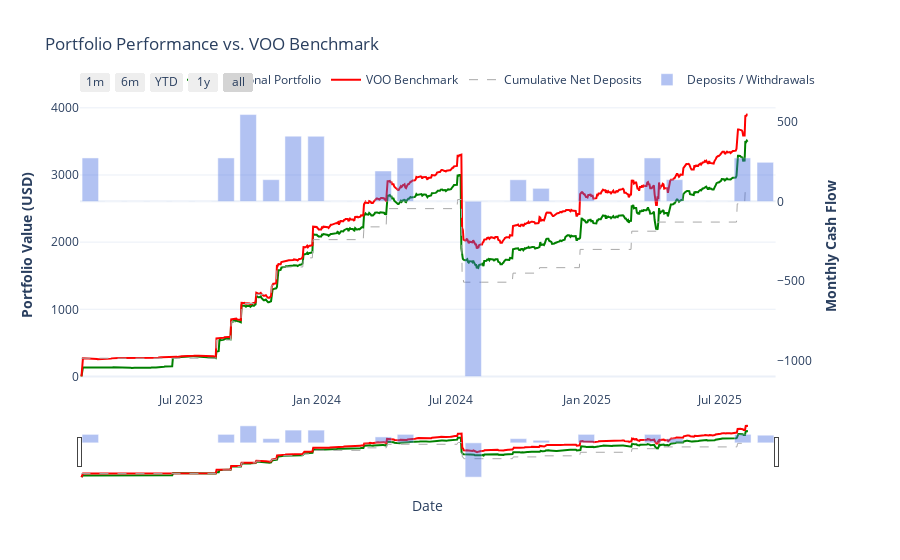

This figure's notebook cell:
### Markdown cell above
### Visualize Portfolio & Benchmark Performance

### Code cell
# --- 1. Prepare data for the chart ---
# Resample the daily net deposits to get the total for each month
monthly_deposits = benchmark_results["NetDeposit"].resample("ME").sum()

# --- 2. Create the Plotly Figure ---
fig = make_subplots(specs=[[{"secondary_y": True}]])

# --- 3. Add Traces to the Figure ---

# Trace 1: Personal Portfolio Value
fig.add_trace(
    go.Scatter(
        x=portfolio_value.index,
        y=portfolio_value,
        mode="lines",
        name="Personal Portfolio",
        line=dict(color="green", width=2),
    ),
    secondary_y=False,
)

# Trace 2: Benchmark Value
fig.add_trace(
    go.Scatter(
        x=benchmark_results.index,
        y=benchmark_results["TotalValue"],
        mode="lines",
        name=f"{config.BENCHMARK_INDEX} Benchmark",
        line=dict(color="red", width=2),
    ),
    secondary_y=False,
)

# Trace 3: Cumulative Net Deposits
fig.add_trace(
    go.Scatter(
        x=benchmark_results.index,
        y=benchmark_results["NetDeposit"].cumsum(),
        mode="lines",
        name="Cumulative Net Deposits",
        line=dict(color="darkgrey", width=1, dash="dash"),
    ),
    secondary_y=False,
)

# Trace 4: Monthly Deposits/Withdrawals (on secondary y-axis)
fig.add_trace(
    go.Bar(
        x=monthly_deposits.index,
        y=monthly_deposits,
        name="Deposits / Withdrawals",
        marker_color="royalblue",
        opacity=0.4,
    ),
    secondary_y=True,
)

# --- 5. Update Layout and Styling ---
fig.update_layout(
    title_text=f"Portfolio Performance vs. {config.BENCHMARK_INDEX} Benchmark",
    template="plotly_white",
    barmode="relative",
    legend=dict(orientation="h", yanchor="bottom", y=1.02, xanchor="right", x=1),
    xaxis=dict(
        title="Date",
        rangeselector=dict(
            buttons=list(
                [
                    dict(count=1, label="1m", step="month", stepmode="backward"),
                    dict(count=6, label="6m", step="month", stepmode="backward"),
                    dict(count=1, label="YTD", step="year", stepmode="todate"),
                    dict(count=1, label="1y", step="year", stepmode="backward"),
                    dict(step="all"),
                ]
            )
        ),
        rangeslider=dict(visible=True),
        type="date",
    ),
)

# Update Y-Axes Titles
fig.update_yaxes(
    title_text=f"<b>Portfolio Value ({config.BASE_CURRENCY})</b>", secondary_y=False
)
fig.update_yaxes(
    title_text="<b>Monthly Cash Flow</b>",
    secondary_y=True,
    showgrid=False,
    layer="below traces",
)

fig.show()

### Figure 1 — Plotly figure (JSON) as saved in the notebook; plotly's stock layout.template omitted (floating-point values rounded to 4 significant figures; data arrays with more than 128 entries replaced by an {"elided": "..."} marker saying what was removed)
{"data": [{"line": {"color": "green", "width": 2}, "mode": "lines", "name": "Personal Portfolio", "type": "scatter", "x": {"elided": "904 str values"}, "xaxis": "x", "y": {"elided": "904 float values"}, "yaxis": "y"}, {"line": {"color": "red", "width": 2}, "mode": "lines", "name": "VOO Benchmark", "type": "scatter", "x": {"elided": "904 str values"}, "xaxis": "x", "y": {"elided": "904 float values"}, "yaxis": "y"}, {"line": {"color": "darkgrey", "dash": "dash", "width": 1}, "mode": "lines", "name": "Cumulative Net Deposits", "type": "scatter", "x": {"elided": "904 str values"}, "xaxis": "x", "y": {"elided": "904 float values"}, "yaxis": "y"}, {"marker": {"color": "royalblue"}, "name": "Deposits / Withdrawals", "opacity": 0.4, "type": "bar", "x": ["2023-02-28T00:00:00", "2023-03-31T00:00:00", "2023-04-30T00:00:00", "2023-05-31T00:00:00", "2023-06-30T00:00:00", "2023-07-31T00:00:00", "2023-08-31T00:00:00", "2023-09-30T00:00:00", "2023-10-31T00:00:00", "2023-11-30T00:00:00", "2023-12-31T00:00:00", "2024-01-31T00:00:00", "2024-02-29T00:00:00", "2024-03-31T00:00:00", "2024-04-30T00:00:00", "2024-05-31T00:00:00", "2024-06-30T00:00:00", "2024-07-31T00:00:00", "2024-08-31T00:00:00", "2024-09-30T00:00:00", "2024-10-31T00:00:00", "2024-11-30T00:00:00", "2024-12-31T00:00:00", "2025-01-31T00:00:00", "2025-02-28T00:00:00", "2025-03-31T00:00:00", "2025-04-30T00:00:00", "2025-05-31T00:00:00", "2025-06-30T00:00:00", "2025-07-31T00:00:00", "2025-08-31T00:00:00"], "xaxis": "x", "y": [271.6, 0.0, 0.0, 0.0, 0.0, 0.0, 271.6, 543.1, 135.8, 408.0, 407.3, 0.0, 0.0, 190.1, 271.6, 0.0, 0.0, -1096.0, 0.0, 135.0, 81.47, 0.0, 271.6, 0.0, 0.0, 271.6, 135.8, 0.0, 0.0, 271.6, 244.4], "yaxis": "y2"}], "layout": {"barmode": "relative", "legend": {"orientation": "h", "x": 1, "xanchor": "right", "y": 1.02, "yanchor": "bottom"}, "title": {"text": "Portfolio Performance vs. VOO Benchmark"}, "xaxis": {"anchor": "y", "domain": [0, 0.94], "rangeselector": {"buttons": [{"count": 1, "label": "1m", "step": "month", "stepmode": "backward"}, {"count": 6, "label": "6m", "step": "month", "stepmode": "backward"}, {"count": 1, "label": "YTD", "step": "year", "stepmode": "todate"}, {"count": 1, "label": "1y", "step": "year", "stepmode": "backward"}, {"step": "all"}]}, "rangeslider": {"visible": true}, "title": {"text": "Date"}, "type": "date"}, "yaxis": {"anchor": "x", "domain": [0, 1], "title": {"text": "<b>Portfolio Value (USD)</b>"}}, "yaxis2": {"anchor": "x", "layer": "below traces", "overlaying": "y", "showgrid": false, "side": "right", "title": {"text": "<b>Monthly Cash Flow</b>"}}}}
